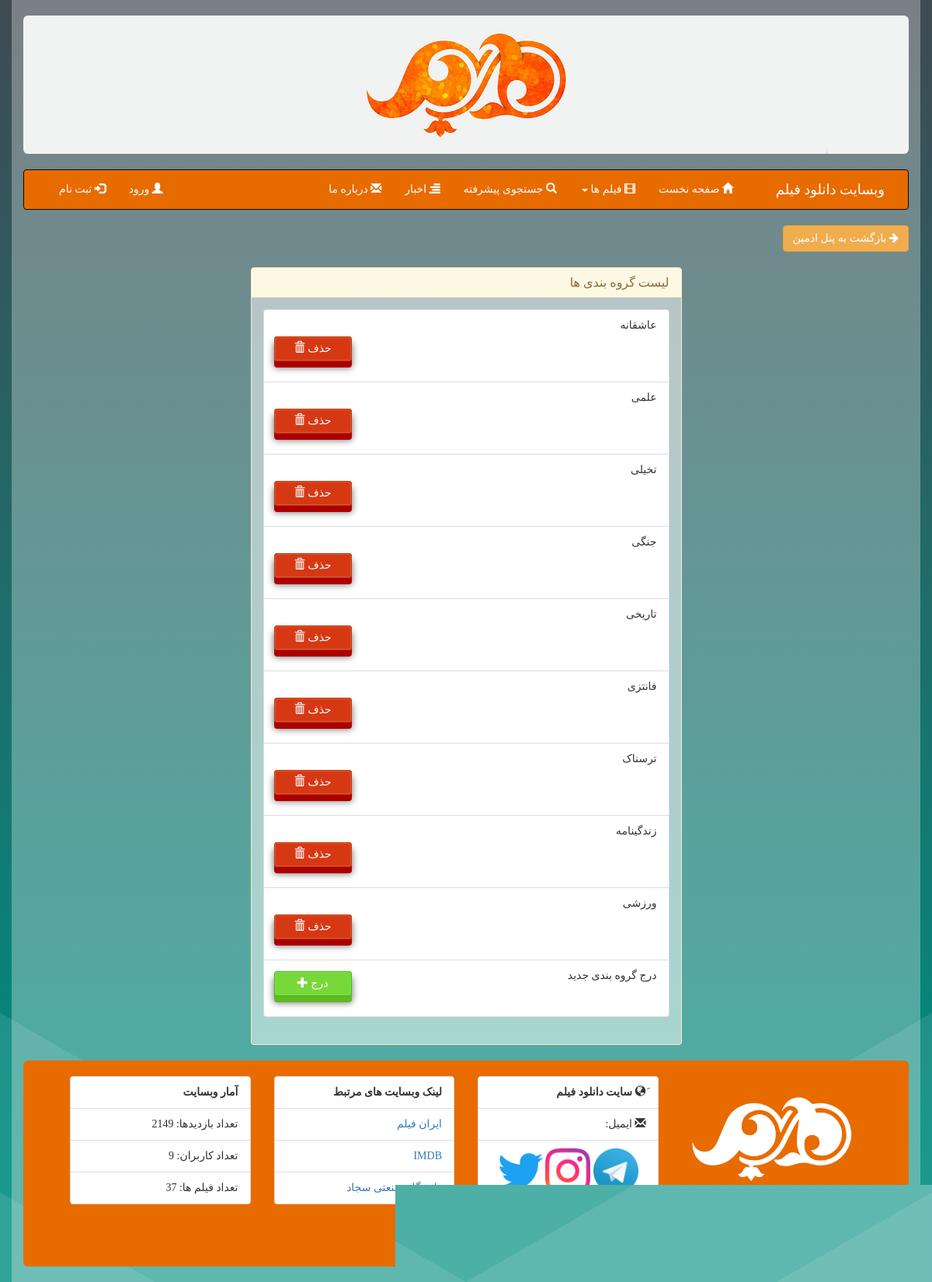
Screenshot of /categories_admin.php with the database file from the repository.
### tables this page shows
CREATE TABLE `categories` (
  `id` int(10) NOT NULL,
  `title` varchar(40) NOT NULL,
  `create_date` timestamp NOT NULL DEFAULT CURRENT_TIMESTAMP
);

CREATE TABLE `visitors` (
  `id` int(10) NOT NULL,
  `number` int(100) NOT NULL
);

### categories_admin.php (the view, shortened to what this page needs)
<?php
    include 'database.php';
    include 'header.php';
?>
<div class="row">
    <div class="col-md-12">
        <a href="panel_admin.php" class="btn btn-warning">
           <i class="fa fa-arrow-right"></i> بازگشت به پنل ادمین
        </a>
    </div>
</div>
<br>
<div class="row">
    <div class="col-md-6 col-md-offset-3">
        <div class="panel panel-warning">
            <div class="panel-heading">
                <h3 class="panel-title"> لیست گروه بندی ها </h3>
            </div>
            <div class="panel-body">
                <ul class="list-group">
                    <?php if($categories): ?>
                        <?php foreach($categories as $category): ?>
                            <li class="list-group-item">
                                <div class="row">
                                    <div class="col-md-9 col-sm-6 col-xs-6">
                                        <?php echo $category['title']; ?>
                                    </div>
                                                                         <div class="col-md-3 col-sm-6 col-xs-6">
                                        <form method="post" action="categories_admin.php">
                             <br>
                           <center>
                             <button type="button" class="btn btn-danger btn-block btn3d" data-toggle="modal" data-target="#myModal<?php echo $category['id']; ?>">
                          حذف  <span class="glyphicon glyphicon-trash" aria-hidden="true"></span>
                        </button>
                        </center>
                        </form>
                                    </div>
                                </div>
                            </li>
                        <?php endforeach; ?>
                    <?php else: ?>
                        <p>هیچ گروه بندی ای وجود ندارد</p>
                    <?php endif; ?>
                    <li class="list-group-item">
                        <div class="row">
                            <div class="col-md-9 col-sm-6 col-xs-6">
                                درج گروه بندی جدید
                            </div>
                            <div class="col-md-3 col-sm-6 col-xs-6">
                                <button type="button" class="btn btn-success btn-block btn3d" data-toggle="modal" data-target="#myModal_add">
                                 درج
                                <span class="glyphicon glyphicon-plus" aria-hidden="true"></span>
                                </button>
                    </div>
                    </div>
                    </li>
                </ul>
            </div>
        </div>
    </div>
</div>
<?php include 'footer.php'; ?>

### header.php (shortened to what this page needs)
<?php
    $query = "SELECT * FROM categories";
    $categories = mysqli_query($connection, $query);
?>
<!DOCTYPE html>
<html lang="fa">
    <head>
        <link rel="stylesheet" href="css/jquery.Bootstrap-PersianDateTimePicker.css" />
        <link href="css/bootstrap.css" type="text/css" rel="stylesheet">
        <link href="css/custom.css" type="text/css" rel="stylesheet">
        <link href="css/font-awesome.min.css" rel="stylesheet"/>
    </head>
    <body>
        <div class="container">
        <br>
            <div class="row">
                <div class="col-md-12">
                         <img class="img-rounded img-responsive" src="images/header.jpg">
                </div>
            </div>
            <br>
       <nav class="navbar navbar-inverse">
          <div class="container-fluid">
            <div class="navbar-header">
              <a class="navbar-brand" href="index.php"> وبسایت دانلود فیلم  </a>
            </div>
            <div class="collapse navbar-collapse" id="myNavbar">
              <ul class="nav navbar-nav">
                <li><a href="index.php"><span class="glyphicon glyphicon-home"></span> صفحه نخست</a></li>
                  <li class="dropdown">
                      <a href="#" class="dropdown-toggle" data-toggle="dropdown" role="button" aria-haspopup="true" aria-expanded="false"><span class="glyphicon glyphicon-film"></span>    فیلم ها <span  class="caret" ></span></a>
                    </li>
                    <li><a href="search.php"><span class="glyphicon glyphicon-search"></span> جستجوی پیشرفته </a></li>
                    <li><a href="news.php"><span class="glyphicon glyphicon-align-right"></span> اخبار</a></li>
                    <li><a href="about_us.php"><span class="glyphicon glyphicon-envelope"></span> درباره ما </a></li>
                </ul>
              <ul class="nav navbar-nav navbar-left">
                <?php if($_SESSION['login'] == 1): ?>
                    <li>
                        <a href="#">
                            <?php echo $_SESSION['name']; ?>
                        </a>
                    </li>
                    <li>
                    <a href="logout.php"><span class="glyphicon glyphicon-user"></span> خروج از حساب </a>
                    </li>
                <?php else: ?>
                    <li><a href="#" data-toggle="modal" data-target="#login"><span class="glyphicon glyphicon-user"></span> ورود </a></li>
                    <li><a href="register.php"><span class="glyphicon glyphicon-log-in"></span> ثبت نام </a></li>
                <?php endif; ?>
              </ul>
            </div>
          </div>
        </nav>

### footer.php
<?php
    $query="SELECT * FROM users";
    $users=mysqli_query($connection,$query);
    $number_of_users = mysqli_num_rows($users);
    $query = "SELECT * FROM films";
    $films = mysqli_query($connection,$query);
    $number_of_films = mysqli_num_rows($films);
    $query="SELECT * FROM visitors";
    $visitors_table = mysqli_query($connection,$query);
    $visitor = mysqli_fetch_assoc($visitors_table);
    $number_of_visitors = $visitor['number'];
?>
<div class="row">
    <div class="col-md-12">
        <div class="jumbotron" style="margin:0;">
            <div class="row">
               <div class="col-md-3">
                    <img src="images/logo/maryam.png" style="margin-top: 15px;" width="100%">
                </div>
                <div class="col-md-3">
                    <ul class="list-group">
                        <li class="list-group-item">َ<span class="glyphicon glyphicon-globe" aria-hidden="true"></span><strong> سایت دانلود فیلم  </strong></li>
                         <li class="list-group-item"><span class="glyphicon glyphicon-envelope" aria-hidden="true"></span> ایمیل: </li>
                        <li class="list-group-item">
                            <center>
                                <a href="https://telegram.com"><img src="images/logo/telegram.png" width="58px"></a>
                                <a href="https://instagram.com"><img src="images/logo/instagram.png" width="58px"></a>
                                <a href="https://twitter.com"><img src="images/logo/twitter.png" width="58px"></a>
                            </center>
                        </li>
                    </ul>
                </div>
                <div class="col-md-3">
                    <ul class="list-group">
                      <li class="list-group-item"><strong> لینک وبسایت های مرتبط </strong></li>
                      <li class="list-group-item"><a href="http://www.iranfilm.info"> ایران فیلم </a></li>
                      <li class="list-group-item"><a href="http://www.imdb.com/list/ls058542480/"> IMDB </a></li>
                      <li class="list-group-item"><a href="http://www.sadjad.ac.ir/"> دانشگاه صنعتی سجاد </a></li>
                    </ul>
                </div>
                <div class="col-md-3">
                    <ul class="list-group">
                        <li class="list-group-item"><strong> آمار وبسایت </strong></li>
                      <li class="list-group-item"> تعداد بازدیدها: <?php echo $number_of_visitors; ?> </li>
                      <li class="list-group-item"> تعداد کاربران: <?php echo $number_of_users; ?> </li>
                      <li class="list-group-item"> تعداد فیلم ها: <?php echo $number_of_films; ?> </li>
                    </ul>
                </div>
            </div>
            <h4 class="text-center">  | Copyright&#169; 2017 </h4>
        </div>
    </div>
</div>
<br>
</div>
</body>
</html>

### css/custom.css (style rules this page uses)
body { background: linear-gradient(-30deg, rgba(255, 255, 255, .1) 100px, transparent 0), linear-gradient(30deg, rgba(255, 255, 255, .1) 100px, transparent 0), linear-gradient(-30deg, rgba(255, 255, 255, .1) 300px, transparent 0), linear-gradient(30deg, rgba(255, 255, 255, .1) 300px, transparent 0), linear-gradient(0deg, #008d7f 150px, rgba(35, 47, 57, 0.87)); font-family: IRANSans !important; background-position: center center; background-repeat: no-repeat; background-attachment:fixed; background-size: 100% 100%; }
.container { background-color: rgba(255,255,255,0.3); }
nav , .dropdown-menu { color: #FFFFFF !important; background-color: #e86b00 !important; }
nav a { color: #FFFFFF !important; }
.jumbotron { padding: 0; padding-top: 20px; background-color: #e86b00; border-radius: 4px; padding-bottom: 20px !important; }
.jumbotron h4 { color: #FFFFFF !important; }
.panel { background-color: rgba(255,255,255,0.5); }
.btn3d { position:relative; top: -6px; border:0; transition: all 40ms linear; margin-top:10px; margin-bottom:10px; margin-left:2px; margin-right:2px; }
.btn3d.btn-success { box-shadow:0 0 0 1px #31c300 inset, 0 0 0 2px rgba(255,255,255,0.15) inset, 0 8px 0 0 #5eb924, 0 8px 8px 1px rgba(0,0,0,0.5); background-color:#78d739; }
.btn3d.btn-danger { box-shadow:0 0 0 1px #b93802 inset, 0 0 0 2px rgba(255,255,255,0.15) inset, 0 8px 0 0 #AA0000, 0 8px 8px 1px rgba(0,0,0,0.5); background-color:#D73814; }

### rows the page displays
categories: title "عاشقانه"
categories: title "علمی"
categories: title "تخیلی"
categories: title "جنگی"
categories: title "تاریخی"
categories: title "فانتزی"
categories: title "ترسناک"
categories: title "زندگینامه"
categories: title "ورزشی"
visitors: number "2149"

### other values shown
$number_of_users "9"
$number_of_films "37"
